Frame 1 (no input): blank canvas, image omitted
Frame 60 (the mouse pressed at the canvas centre just before this capture): blank canvas, image omitted
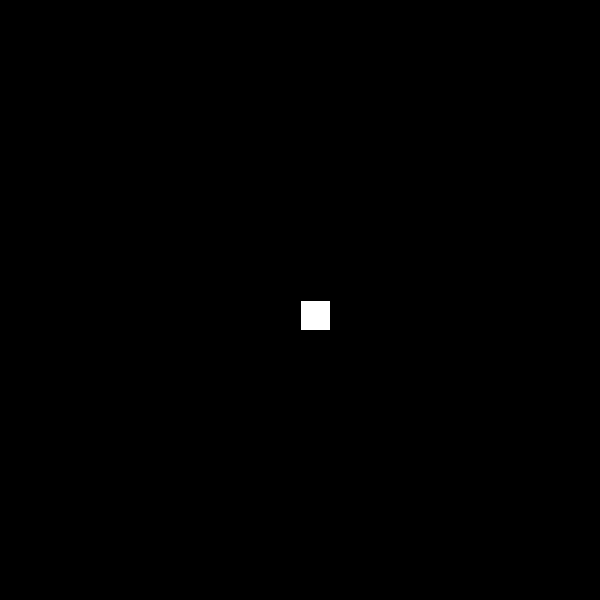
Frame 120 (the mouse held since frame 60 and released just before this capture)

The Processing sketch whose frames 1 and 60 were blank and that drew this single picture after the mouse press (run headless with seeded random() and noise(); from frame 60 on, the mouse is pressed at the canvas centre):

// Processing sketch: sketch_S32
// ── sketch_S32.pde
int[][] grid;
int rows=20, cols=20, sz;
void setup(){size(600,600); sz=width/cols; grid=new int[rows][cols];}
void draw(){
  background(255);
  for(int i=0;i<rows;i++) for(int j=0;j<cols;j++){
    fill(grid[i][j]*255); rect(j*sz,i*sz,sz,sz);
  }
}
void mousePressed(){
  int c=mouseX/sz, r=mouseY/sz;
  if(r>=0&&r<rows&&c>=0&&c<cols) grid[r][c]=1-grid[r][c];
}
